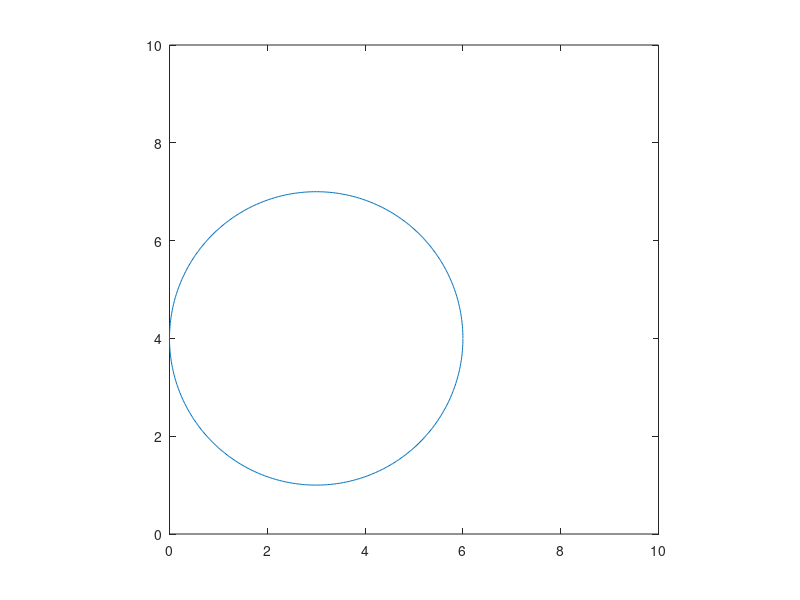

Recreate this plot in MATLAB. (Note: this script raises an error after producing the figure.)
clear all;
close all;
clc;

theta = [0:0.01:2*pi];
R= 3;

x0 = 3; y0 = 4;

x = x0+R*cos(theta);
y = y0+R*sin(theta);


plot(x,y); axis([0 10 0 10]); axis equal; gird on;